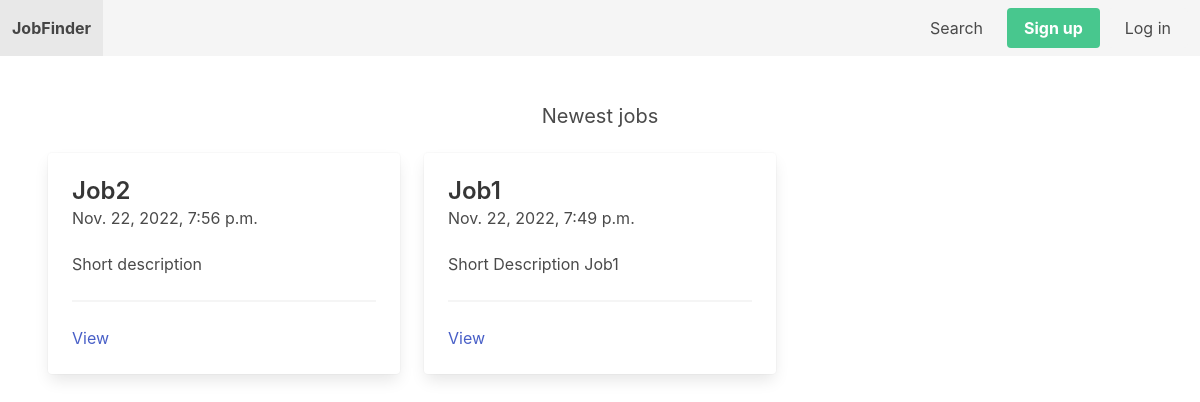
The page / on the database its author committed.
### job/models.py (models this page shows, shortened)
class Job(models.Model):
    SIZE_1_9 = 'size_1-9'
    SIZE_10_49 = 'size_10-49'
    SIZE_50_99 = 'size_50-99'
    SIZE_100 = 'size_100'
    CHOICES_SIZE = (
        (SIZE_1_9, '1-9'),
        (SIZE_10_49, '10-49'),
        (SIZE_50_99, '50-99'),
        (SIZE_100, '100+'),
    )
    ACTIVE = 'active'
    EMPLOYED = 'employed'
    ARCHIVED = 'archived'
    CHOICES_STATUS = (
        (ACTIVE, 'Active'),
        (EMPLOYED, 'Employed'),
        (ARCHIVED, 'Archived')
    )
    title = models.CharField(max_length=255)
    short_description = models.TextField()
    long_description = models.TextField(blank=True, null=True)
    company_name = models.CharField(max_length=255)
    company_address = models.CharField(max_length=255, blank=True, null=True)
    company_zipcode = models.CharField(max_length=255, blank=True, null=True)
    company_place = models.CharField(max_length=255, blank=True, null=True)
    company_country = models.CharField(max_length=255, blank=True, null=True)
    company_size = models.CharField(max_length=20, choices=CHOICES_SIZE, default=SIZE_1_9)
    created_by = models.ForeignKey(User, related_name='jobs', on_delete=models.CASCADE)
    created_at = models.DateTimeField(auto_now_add=True)
    changed_at = models.DateTimeField(auto_now=True)
    status = models.CharField(max_length=20, choices=CHOICES_STATUS, default=ACTIVE)

### core/views.py (the view)
# urls.py: path('', frontpage, name='frontpage'),
def frontpage(request):
    jobs = Job.objects.filter(status=Job.ACTIVE).order_by('-created_at')[0:3]
    return render(request, 'core/frontpage.html', {'jobs': jobs})

### notification/context_processors.py (called while the page is built)
def notifications(request):
    if request.user.is_authenticated:
        return {'notifications': request.user.notifications.filter(is_read=False)}
    else:
        return {'notifications': []}

### core/templates/core/frontpage.html
{% extends 'core/base.html' %}
{% block content %}
    <h2 class="subtitle has-text-centered">Newest jobs</h2>
    <div class="columns">
        {% for job in jobs %}
            <div class="column is-4">
                <div class="card">
                    <div class="card-content">
                        <div class="media">
                            <div class="media-content">
                                <p class="title is-4">{{ job.title }}</p>
                                <p class="subtitle is-6">{{ job.created_at }}</p>
                            </div>
                        </div>
                        <div class="content">
                            {{ job.short_description }}
                            <hr>
                            <a href="{% url 'job_detail' job.id %}">View</a>
                        </div>
                    </div>
                </div>
            </div>
        {% endfor %}
    </div>
{% endblock %}

### rows shown on the page
Job: title "Job2", created_at "Nov. 22, 2022, 7:56 p.m.", short_description "Short description"
Job: title "Job1", created_at "Nov. 22, 2022, 7:49 p.m.", short_description "Short Description Job1"
